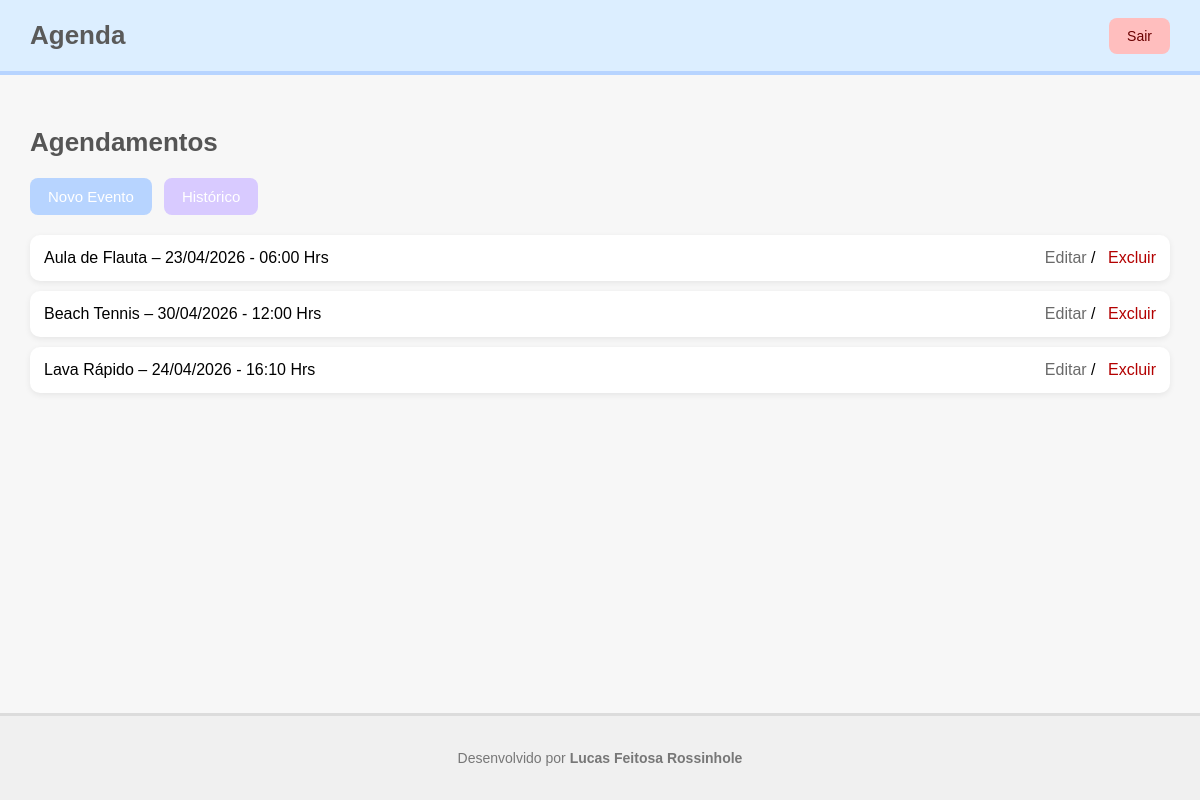
Before: /agenda/ (signed in) with the older database file.
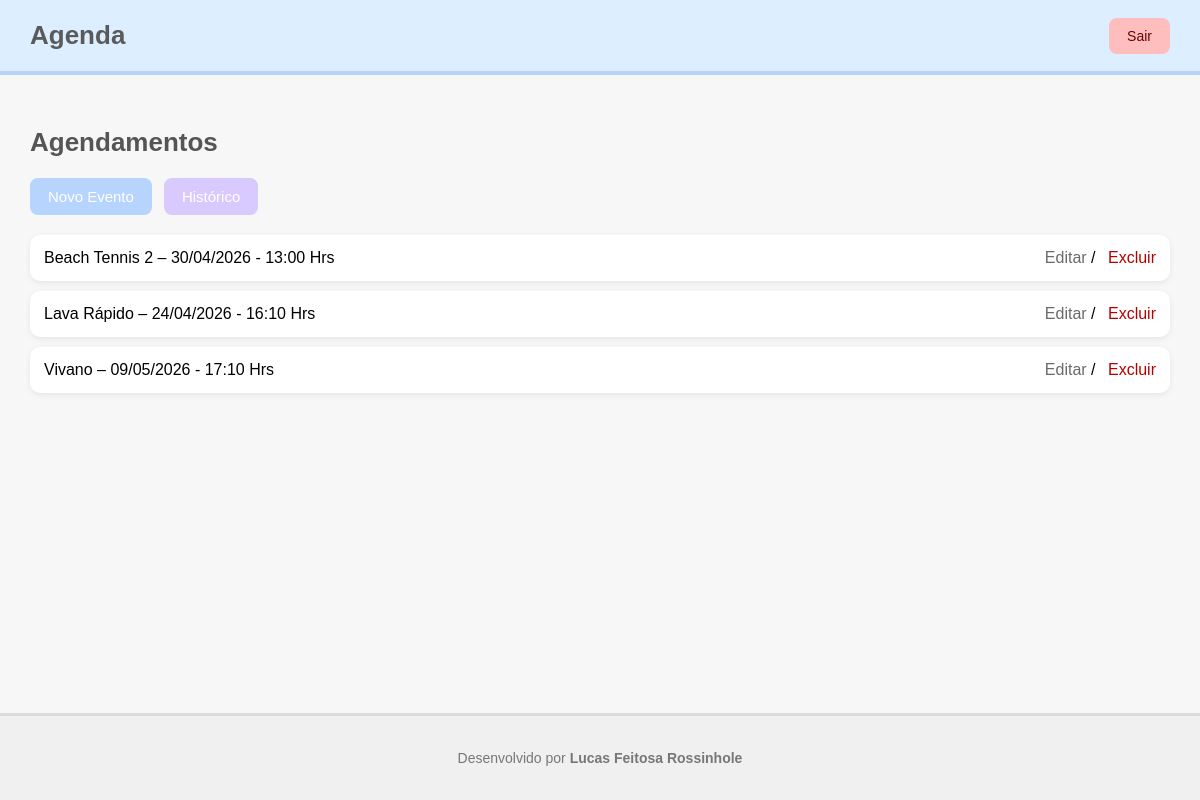
After: the same page with the newer database file.
### core/models.py (models this page shows, shortened)
class Evento(models.Model): # Aula 02
    titulo = models.CharField(max_length=100)
    descricao = models.TextField(blank=True, null=True)
    data_evento = models.DateTimeField(verbose_name='Data do Evento')
    data_criacao = models.DateTimeField(auto_now=True)
    local = models.CharField(max_length=100, blank=True, null=True)
    usuario = models.ForeignKey(User, on_delete=models.CASCADE)
    class Meta:
        db_table = 'evento'
    def get_data_evento(self):
        return self.data_evento.strftime('%d/%m/%Y - %H:%M Hrs')
    def get_evento_atrasado(self):
        if self.data_evento < datetime.now():
            return True
        else:
            return False
    def get_evento_vencendo(self):
        if self.data_evento < datetime.now() + timedelta(hours=1):
            return True
        else:
            return False

### core/views.py (the view)
# urls.py: path('agenda/', views.lista_eventos),
@login_required(login_url='/login/') # Aula 04: quando ele não encontrar o usuário logado, ele vai redirecionar para a página de login
def lista_eventos(request): # Aula 03: Obtendo todos os eventos do banco de dados
    usuario = request.user # Aula 03: Obtendo o usuário logado
    data_atual = datetime.now() - timedelta(hours=1) # Aula 05: Obtendo a data atual e subtraindo 1 hora para incluir eventos que venceram faz 1 hora
    lista_eventos = Evento.objects.filter(usuario=usuario,
                                        data_evento__gt=data_atual) # gt = greater than, ou seja, eventos com data maior que a data atual, ou seja, eventos futuros
    dados = {'eventos': lista_eventos}
    return render(request, 'agenda.html', dados)

### templates/agenda.html (shortened to what this page needs)
{% extends "model-page.html" %}
{% block content %}
<h2 class="page-title">Agendamentos</h2>
<div class="actions-row">
    <a href="evento/" class="btn pastel-blue">Novo Evento</a>
    <a href="historico/" class="btn pastel-purple">Histórico</a>
</div>
<ul class="event-list">
    {% for evento in eventos %}
    <li class="event-item
    ">
        <span>{{ evento.titulo }} – {{ evento.get_data_evento }}</span>
        <span class="event-actions">
            <a href="evento/?id={{ evento.id }}" class="link-edit">Editar</a>
            <span>/</span>
            <a href="evento/delete/{{ evento.id }}/" class="link-delete">Excluir</a>
        </span>
    </li>
    {% endfor %}
</ul>
{% endblock %}

### templates/model-page.html
<!DOCTYPE html>
<html lang="pt-br">
<head>
    {% include "model-header.html" %}
</head>
<body class="page-body">
    <main class="page-content">
        {% block content %} {% endblock %}
    </main>
    {% include "model-footer.html" %}
</body>
</html>

### templates/model-header.html (shortened to what this page needs)
{% load static %}
<link rel="stylesheet" href="{% static 'css/style.css' %}">
<header class="header">
    <h1 class="header-title">Agenda</h1>
    <nav class="header-nav">
        <a href="/logout" class="logout-btn">Sair</a>
    </nav>
</header>

### templates/model-footer.html
<footer class="footer">
    <p>Desenvolvido por <strong>Lucas Feitosa Rossinhole</strong></p>
</footer>

### static/css/style.css (style rules this page uses)
body { margin: 0; padding: 0; font-family: "Poppins", sans-serif; background: #f7f7f7; }
.header { width: 100%; background: #dceeff; padding: 20px 30px; box-sizing: border-box; display: flex; justify-content: space-between; align-items: center; border-bottom: 4px solid #b7d4ff; }
.header-title { margin: 0; font-size: 26px; color: #5a5a5a; }
.header-nav a.logout-btn { background: #ffbebe; color: #6a0000; padding: 10px 18px; border-radius: 8px; text-decoration: none; font-size: 14px; transition: 0.2s; }
.page-body { margin: 0; min-height: 100vh; display: flex; flex-direction: column; }
.page-content { flex: 1; padding: 30px; }
.footer { text-align: center; padding: 20px; background: #f0f0f0; color: #777; border-top: 3px solid #dcdcdc; font-size: 14px; }
.page-title { font-size: 26px; margin-bottom: 20px; color: #555; }
.btn { display: inline-block; padding: 10px 18px; border-radius: 8px; font-size: 15px; text-decoration: none; color: #fff; transition: 0.2s; }
.pastel-blue { background: #b7d4ff; }
.pastel-purple { background: #d8caff; }
.actions-row { display: flex; gap: 12px; margin-bottom: 20px; }
.event-list { list-style: none; padding: 0; margin-top: 20px; }
.event-item { background: #ffffff; padding: 14px; margin-bottom: 10px; border-radius: 10px; box-shadow: 0 2px 6px rgba(0,0,0,0.07); display: flex; justify-content: space-between; align-items: center; }
.event-actions a { text-decoration: none; margin-left: 8px; }
.link-edit { color: #6a6a6a; }
.link-delete { color: #b30000; }

Changed rows visible on the page:
removed Evento: titulo "Aula de Flauta", get_data_evento "23/04/2026 - 06:00 Hrs"
changed Evento: titulo "Beach Tennis" → "Beach Tennis 2"; get_data_evento "30/04/2026 - 12:00 Hrs" → "30/04/2026 - 13:00 Hrs"
added Evento: titulo "Vivano", get_data_evento "09/05/2026 - 17:10 Hrs"
